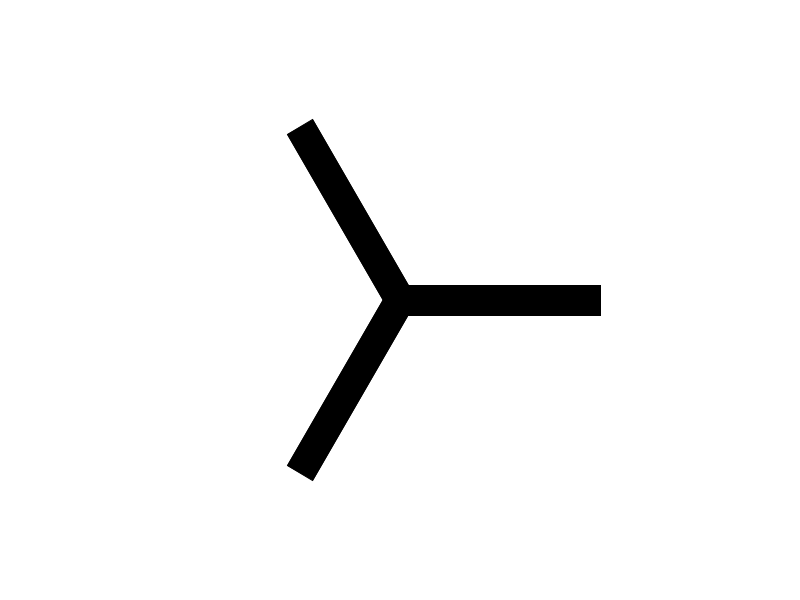
Frame 1 (no input)
Frame 60 (the mouse pressed at the canvas centre just before this capture): identical to frame 1, image omitted
Frame 120 (the mouse held since frame 60 and released just before this capture): identical to frame 1, image omitted

The Processing sketch that drew this single still picture (run headless with seeded random() and noise(); from frame 60 on, the mouse is pressed at the canvas centre):

// Processing sketch: symmetry03
// ── symmetry03.pde
float w=0;
float h=0;

int rotCount = 3;
float theta = 0;

void setup() {
  size(800, 600);
  w = 200;
  h = 30;

  theta = TWO_PI/rotCount;
}

void draw() {
  background(255);
  fill(0);
  translate(width/2, height/2);
  fill(255, 127, 0);
  ellipse(0, 0, 10, 10);

  fill(0);
  for (int i=0; i<rotCount; i++) {
    rotate(theta);
    rect(0, -h/2, w, h);
  }
}
